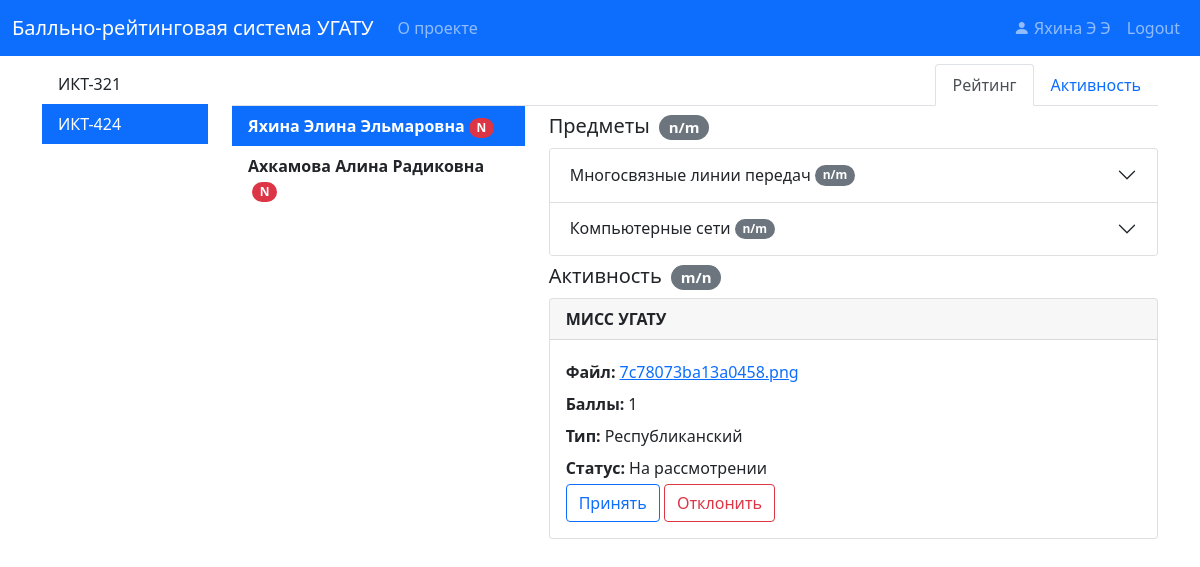
Page /rating/group/7e9c3b7c84294b149f564cece2adaf22 (signed in) on the earlier database version.
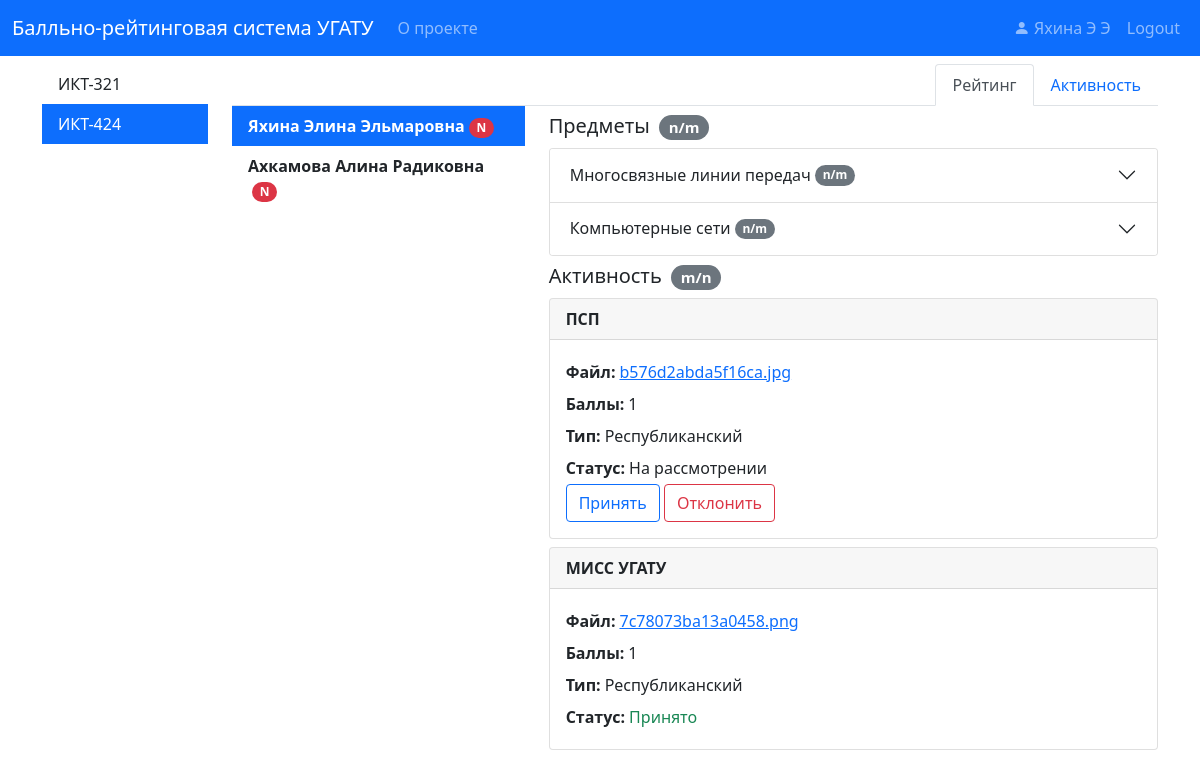
Same page on the later database version.
### pointraing/models.py (models this page shows, shortened)
class User(db.Model, UserMixin):
    id = db.Column(db.String(32), primary_key=True)
    name = db.Column(db.String(120), nullable=False)
    surname = db.Column(db.String(120), nullable=False)
    patronymic = db.Column(db.String(120), nullable=False)
    login = db.Column(db.String(20), unique=True, nullable=False)
    password = db.Column(db.String(60), nullable=False)
    role_id = db.Column(db.String, db.ForeignKey('role.id'), nullable=False)
    role = db.relationship('Role', backref=db.backref('users', lazy=True))
    group_id = db.Column(db.String, db.ForeignKey('group.id'), nullable=True)

class Group(db.Model):
    id = db.Column(db.String(32), primary_key=True)
    name = db.Column(db.String(120), nullable=False)
    users = db.relationship('User', backref='group', lazy='dynamic')

class Subject(db.Model):
    id = db.Column(db.String(32), primary_key=True)
    name = db.Column(db.String(120), nullable=False)
    count_hours = db.Column(db.Integer, nullable=False)
    labs = db.relationship('Lab', backref='subject', lazy=True)
    attendance = db.relationship('Attendance', backref='subject', lazy=True)

class Activity(db.Model):
    id = db.Column(db.String(32), primary_key=True)
    name = db.Column(db.String(60), nullable=False)
    user_id = db.Column(db.String(32), db.ForeignKey('user.id'), nullable=False)
    file = db.Column(db.String(20), nullable=False)
    status = db.Column(db.Boolean, nullable=True)
    comment = db.Column(db.String(240), nullable=True)
    type_id = db.Column(db.String(32), db.ForeignKey('activity_type.id'), nullable=False)
    rate_id = db.Column(db.String(32), db.ForeignKey('rate_activity.id'), nullable=False)
    rate = db.relationship('RateActivity',
                           backref=db.backref('activity', lazy=True))

class ActivitySubType(db.Model):
    id = db.Column(db.String(32), primary_key=True)
    name = db.Column(db.String(60), nullable=False)

### pointraing/deans_office/routes.py (the view)
@deans_office.route('/rating')
@deans_office.route('/rating/group/<string:group_id>')
@deans_office.route('/rating/group/<string:group_id>/student/<string:student_id>')
@login_required
def rating(group_id=None, student_id=None):
    groups = Group.query.order_by(Group.name).all()
    if not group_id:
        if len(groups) > 0:
            current_group = groups[0]
            group_id = current_group.id
        else:
            flash('Групп пока не существует, обратитесь к администратору системы', 'warning')
            return redirect('main.home')
    else:
        current_group = Group.query.get_or_404(group_id)
        if not current_group:
            flash('Выбранной группы не существует, обратитесь к администратору системы', 'warning')
            return redirect('main.home')
    students_list = current_group.users.all()
    if not student_id:
        if len(students_list) > 0:
            select_user = students_list[0]
            student_id = select_user.id
        else:
            flash('Студентов в этой группе пока не существует, обратитесь к администратору системы', 'warning')
            return redirect('main.home')
    else:
        select_user = current_group.users.filter(User.id == student_id).first()
        if not select_user:
            flash('Выбранной группе такого студента не существует, обратитесь к администратору системы', 'warning')
            return redirect('main.home')
    students = []
    for item in students_list:
        students.append({
            'id': item.id,
            'name': get_full_name(item)
        })
    attendance_subjects = Attendance.query.filter_by(group_id=group_id).group_by(Attendance.subject_id).all()
    subjects = []
    for i in attendance_subjects:
        subjects.append(i.subject)
    activity_by_user = Activity.query.filter(Activity.user_id == student_id).order_by(Activity.status)
    return render_template('rating.html',
                           title='Рейтинг УГАТУ',
                           group_id=group_id,
                           groups=groups,
                           students=students,
                           student_id=student_id,
                           subjects=subjects,
                           activity_by_user=activity_by_user,
                           active_tab='rating'
                           )

### pointraing/main/routes.py (called while the page is built)
def get_full_name(item):
    return ' '.join([item.surname, item.name, item.patronymic])

### pointraing/models.py (called while the page is built)
@login_manager.user_loader
def load_user(user_id):
    return User.query.get(user_id)

### pointraing/deans_office/templates/rating.html (shortened to what this page needs)
{% macro pageItem(name, url, is_active) -%}
    <li class="nav-item">
        <a class="nav-link {{ 'active' if is_active }}"
                {% if is_active %}
           aria-current="page"
                {% endif %}
           href="{{ url }}">{{ name }}</a>
    </li>
{%- endmacro %}
{% macro badgeItem(count, max_count) -%}
    <span class="badge bg-secondary rounded-pill mx-1">{{ count }}/{{ max_count }}</span>
{%- endmacro %}
{% from 'card.html' import card %}
{% extends "layout.html" %}
{% block content %}
<div class="row pt-2">
    <div class="col-md-2">
        {% for item in groups %}
            <div class="list-group list-group-flush">
                {% if item.id == group_id %}
                    <a href="{{ url_for('deans_office.rating', group_id=item.id) }}"
                       class="list-group-item list-group-item-action active" aria-current="true">
                {% else %}
                    <a href="{{ url_for('deans_office.rating', group_id=item.id) }}"
                       class="list-group-item list-group-item-action">
                {% endif %}
                {{ item.name }}
                </a>
            </div>
        {% endfor %}
    </div>
    <div class="col-md-10">
        <ul class="nav nav-tabs justify-content-end">
            {{ pageItem('Рейтинг',
                        url_for('deans_office.rating', group_id=group_id),
                        active_tab == 'rating') }}
            {{ pageItem('Активность',
                        '#',
                        active_tab == 'active') }}
        </ul>
        <div class="row">
            {% if students %}
            <div class="col-md-4">
                {% for item in students %}
                    <div class="list-group list-group-flush">
                        {% if item.id == student_id %}
                            <a href="{{ url_for('deans_office.rating', student_id=item.id, group_id=group_id) }}"
                               class="list-group-item list-group-item-action active fw-bold"
                               aria-current="true">
                        {% else %}
                            <a href="{{ url_for('deans_office.rating', student_id=item.id, group_id=group_id) }}"
                               class="list-group-item list-group-item-action fw-bold">
                        {% endif %}
                        {{ item.name }}<span class="badge rounded-pill bg-danger mx-1">N</span>
                        </a>
                    </div>
                {% endfor %}
            </div>
            <div class="col-md-8">
                <h5 class="my-2">Предметы {{ badgeItem('n', 'm') }}</h5>
                <div class="accordion my-2" id="accordionPanelsStayOpenExample">
                    {% for item in subjects %}
                        <div class="accordion-item">
                            <h2 class="accordion-header" id="heading-{{ item.id }}">
                                <button class="accordion-button collapsed" type="button"
                                        data-bs-toggle="collapse"
                                        data-bs-target="#collapse-{{ item.id }}" aria-expanded="false"
                                        aria-controls="collapse-{{ item.id }}">
                                    {{ item.name }} {{ badgeItem('n', 'm') }}
                                </button>
                            </h2>
                        </div>
                    {% endfor %}
                </div>
                <h5 class="my-2">Активность <span class="badge bg-secondary rounded-pill mx-1">m/n</span></h5>
                {% if activity_by_user %}
                {% for item in activity_by_user %}
                {{ card(item, buttons) }}
                {% endfor %}
                {% else %}
                <p class="text-muted">Данных по активной деятельности не существует</p>
                {% endif %}
            </div>
            {% else %}
            <p class="text-muted">Данных пока нет, обратитесь к администратору системы</p>
            {% endif %}
        </div>
    </div>
</div>
{% endblock %}

### pointraing/templates/card.html (shortened to what this page needs)
{% macro cardItem(name, value, classValue) -%}
    <div class="d-inline-flex w-100 py-1">
        <div class="fw-bold pe-lg-1">
            {{ name }}
        </div>
        <div class="{{ classValue if classValue }}">{{ value }}</div>
    </div>
{%- endmacro %}
{% macro card(item, buttons) %}
    <div class="card mt-2">
                    <div class="card-header fw-bold">
                        {{ item.name }}
                    </div>
                    <div class="card-body">
                        <div class="card-text">
                            {{ cardItem('Файл:', file_link) }}
                            {{ cardItem('Баллы:', item.rate.value) }}
                            {% if item.rate.sub_type %}
                                {{ cardItem('Тип:', item.rate.sub_type.name) }}
                            {% endif %}
                            {% if item.status == True %}
                                {{ cardItem('Статус:', 'Принято', 'text-success') }}
                            {% elif item.status == False %}
                                {{ cardItem('Статус:', 'Отклонено', 'text-danger') }}
                            {% else %}
                                {{ cardItem('Статус:', 'На рассмотрении') }}
                                {{ buttons }}
                            {% endif %}
                        </div>
                    </div>
                </div>
{% endmacro %}

### pointraing/templates/layout.html (shortened to what this page needs)
<!DOCTYPE html>
<html>
<head>
    <link rel="stylesheet" type="text/css" href="{{ url_for('static', filename='styles/bootstrap.css') }}">
    <link rel="stylesheet"
          href="{{ url_for('static', filename='node_modules/bootstrap-icons/font/bootstrap-icons.css') }}">
    <link rel="stylesheet" type="text/css" href="{{ url_for('static', filename='main.css') }}">
</head>
<body>
<header class="site-header">
    <nav class="navbar navbar-expand-lg navbar-dark bg-primary">
        <div class="container-fluid">
            <a class="navbar-brand" href="{{ url_for('main.home') }}">Балльно-рейтинговая система УГАТУ</a>
            <div class="collapse navbar-collapse" id="navbarToggle">
                <div class="navbar-nav me-auto">
                    <a class="nav-item nav-link" href="{{url_for('main.about')}}">О проекте</a>
                </div>
                <div class="navbar-nav">
                    {% if current_user.is_authenticated %}
                        <a class="nav-item nav-link d-inline-block"
                           href="{{ url_for('users.account') }}">
                            <i class="bi bi-person-fill d-inline-block"></i>
                            {{ " ".join((current_user.surname, current_user.name[0], current_user.patronymic[0])) }}
                        </a>
                        <a class="nav-item nav-link" href="{{ url_for('users.logout') }}">Logout</a>
                    {% else %}
                        <a class="nav-item nav-link" href="{{ url_for('users.login') }}">Login</a>
                    {% endif %}
                </div>
            </div>
        </div>
    </nav>
</header>
<main role="main" class="container">
    <div class="row">
        <div class="mw-100">
            {% block content %}{% endblock %}
        </div>
    </div>
</main>
</body>
</html>

Differences in the rows shown:
added Activity: name "ПСП", name "Файл: Баллы: Тип: Статус:", file "b576d2abda5f16ca.jpg 1 На рассмотрении", {{ value }} "Республиканский", buttons "Принять Отклонить"
changed Activity "МИСС УГАТУ": file "7c78073ba13a0458.png 1 На рассмотрении" → "7c78073ba13a0458.png 1 Принято"; status empty → True (drawn); buttons "Принять Отклонить" → (not shown)
